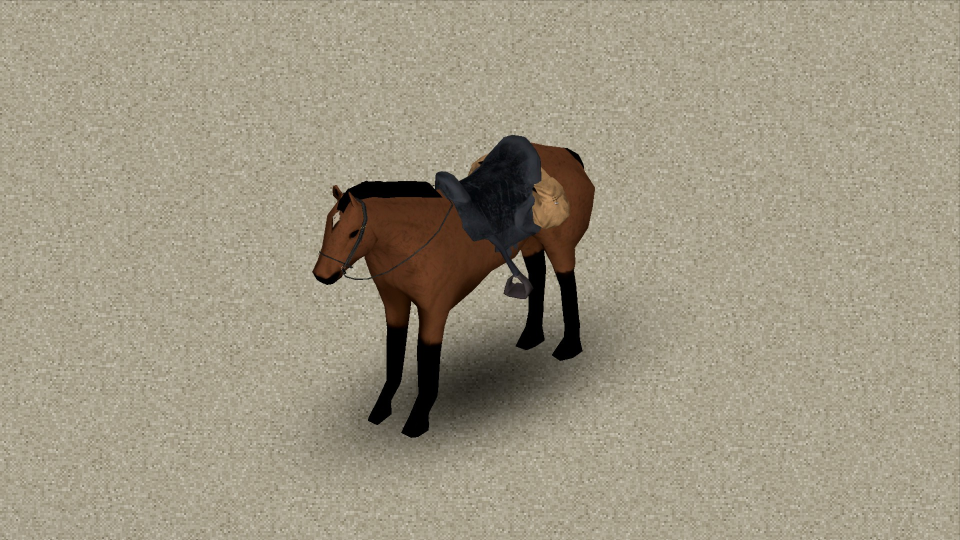
#> input picture Trailer/attachments/reins/black_wide.jpg, 1920 x 1080 px (shown at 1/2 size); its folder holds only this picture in this run
$ python prepare_images.py
#> lines starting #> are read from the running program, lines starting #| are printed output that depends on the picture
"""
Used to generate screenshots of the items with transparent backgrounds
Screenshots are take using the Wiki Tools:
https://github.com/SirDoggyJvla/Wiki-Tools
"""


import os, glob
from PIL import Image

# Get the path to the screenshots folder relative to this script
script_dir = os.path.dirname(os.path.abspath(__file__))
itemType = 'reins'
screenshots_dir = os.path.join(script_dir, 'screenshots', itemType)

# Find all image files (jpg, png, etc.)
image_files = glob.glob(os.path.join(screenshots_dir, '*.png')) + \
              glob.glob(os.path.join(screenshots_dir, '*.jpg')) + \
              glob.glob(os.path.join(screenshots_dir, '*.jpeg'))

corner_top_left = (200, 200)
corner_bottom_right = (800, 800)

output_path = os.path.join(script_dir, 'output', itemType)
os.makedirs(output_path, exist_ok=True)

for img_path in image_files:
    img = Image.open(img_path).convert('RGBA')
    cropped_img = img.crop((corner_top_left[0], corner_top_left[1],
                            corner_bottom_right[0], corner_bottom_right[1]))
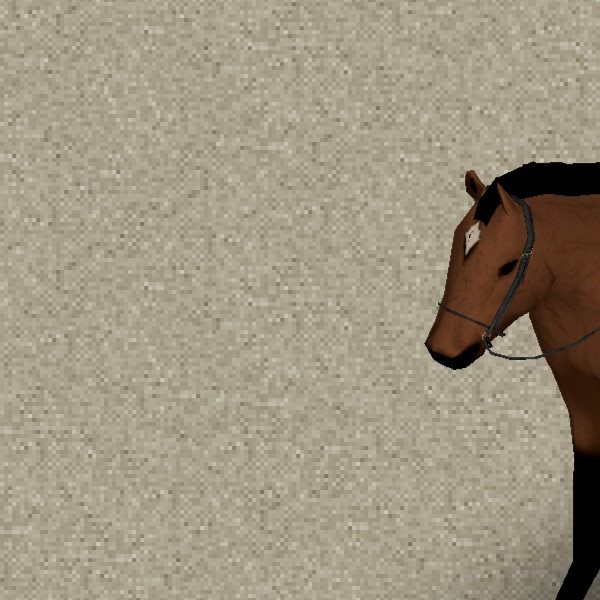
#> cropped_img: PIL image 600x600 RGBA; mean R, G, B, A 158.2, 149.3, 129.5, 255
    # resized_img = cropped_img.resize((512, 512), Image.LANCZOS)
    resized_img = cropped_img

    # Sample green screen color from top-left pixel
    green_pixel = resized_img.getpixel((0, 0))[:3]
#> green_pixel = (177, 170, 151)


    # Replace green screen with transparency using color distance threshold
    datas = resized_img.getdata()
    newData = []
    def color_distance(c1, c2):
        return sum((a - b) ** 2 for a, b in zip(c1, c2)) ** 0.5

    threshold = 200  # Adjust as needed for tolerance
    for item in datas:
        if color_distance(item[:3], green_pixel) < threshold:
            newData.append((255, 255, 255, 0))  # Transparent
        else:
            newData.append(item)
#> this loop made 360000 passes
#> item on passes 1 to 3: (177, 170, 151, 255), (181, 174, 155, 255), (179, 172, 153, 255)
#> after the loop, newData = 360000 items
    resized_img.putdata(newData)
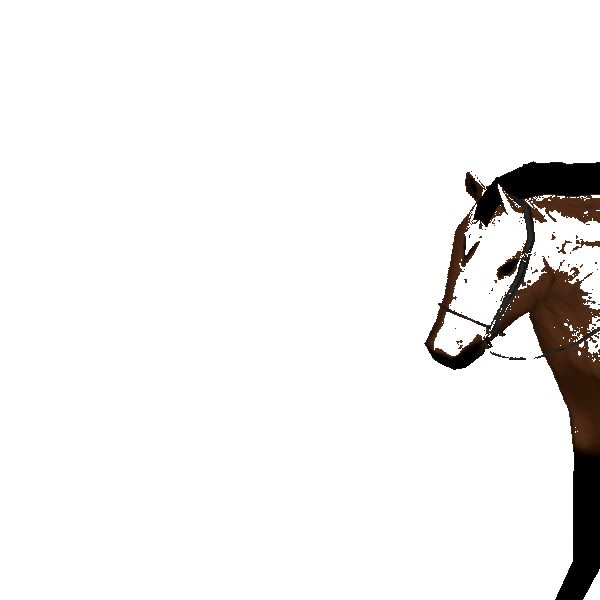
#> resized_img: PIL image 600x600 RGBA; mean R, G, B, A 241, 239.9, 239.2, 16.6; transparent parts drawn white

    # Crop transparent borders
    bbox = resized_img.getbbox()
#> bbox = (424, 161, 600, 600)
    if bbox:
        final_img = resized_img.crop(bbox)
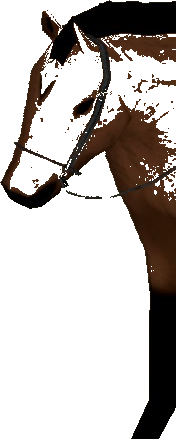
#> final_img: PIL image 176x439 RGBA; mean R, G, B, A 189.8, 184.4, 181.2, 77.4; transparent parts drawn white
    else:
        final_img = resized_img

    output_file_path = os.path.join(output_path, os.path.basename(img_path))
    # Ensure PNG format for RGBA images
    ext = os.path.splitext(output_file_path)[1].lower()
    if ext in ['.jpg', '.jpeg']:
        output_file_path = os.path.splitext(output_file_path)[0] + '.png'
    final_img.save(output_file_path)

$ run again, on Trailer/attachments/reins/brown_wide.jpg
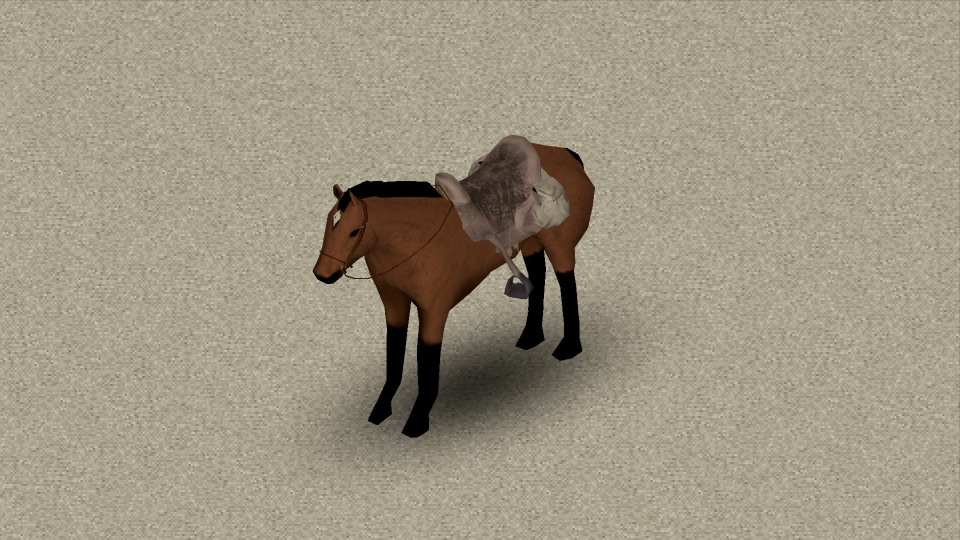
#> input picture Trailer/attachments/reins/brown_wide.jpg, 1920 x 1080 px (shown at 1/2 size)
#> green_pixel = (167, 161, 139)
#> the loop `for item in datas:` made 360000 passes
#> item on passes 1 to 3: (167, 161, 139, 255), (171, 165, 143, 255), (169, 163, 141, 255)
#> after the loop `for item in datas:`: newData = 360000 items
#> `resized_img.putdata(newData)`:
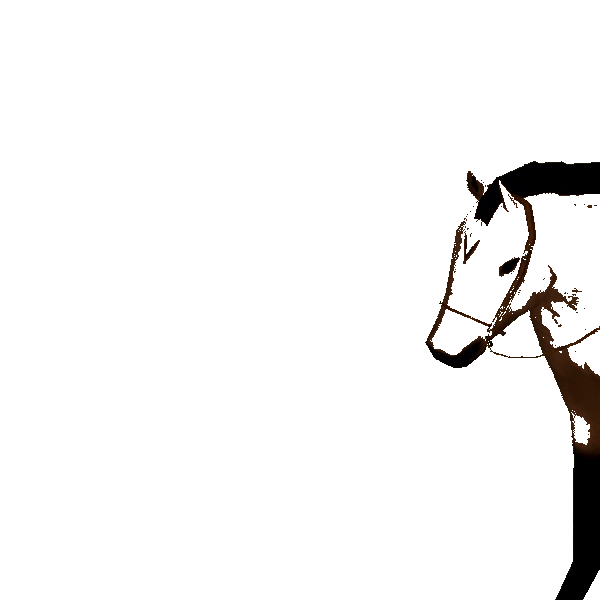
#> resized_img: PIL image 600x600 RGBA; mean R, G, B, A 244.6, 244, 243.6, 11.6; transparent parts drawn white
#> bbox = (425, 161, 600, 600)
#> `final_img = resized_img.crop(bbox)`:
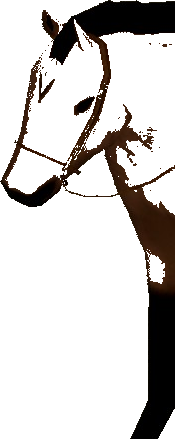
#> final_img: PIL image 175x439 RGBA; mean R, G, B, A 206.4, 203.5, 201.8, 54.3; transparent parts drawn white

$ run again, on Trailer/attachments/reins/crude_wide.jpg
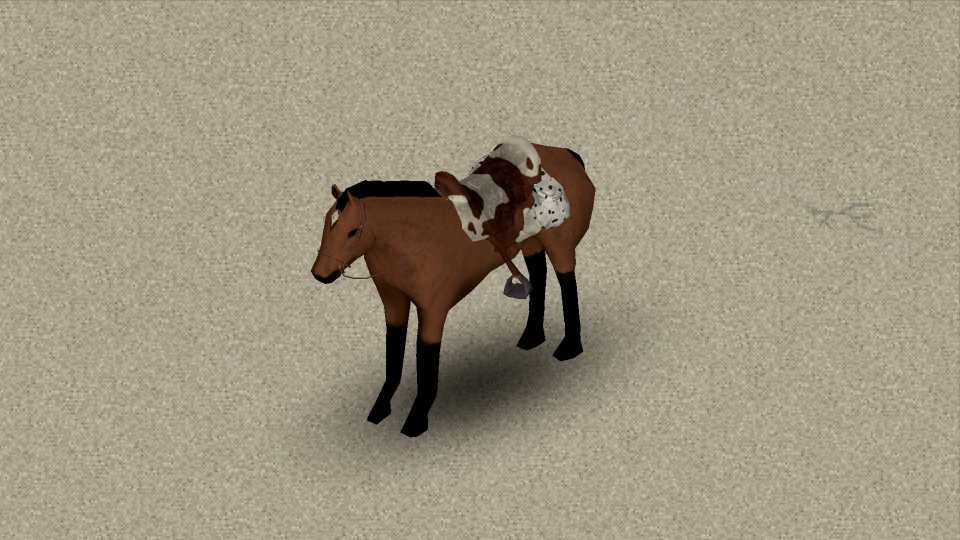
#> input picture Trailer/attachments/reins/crude_wide.jpg, 1920 x 1080 px (shown at 1/2 size)
#> green_pixel = (162, 154, 135)
#> the loop `for item in datas:` made 360000 passes
#> item on passes 1 to 3: (162, 154, 135, 255), (158, 150, 131, 255), (163, 155, 134, 255)
#> after the loop `for item in datas:`: newData = 360000 items
#> `resized_img.putdata(newData)`:
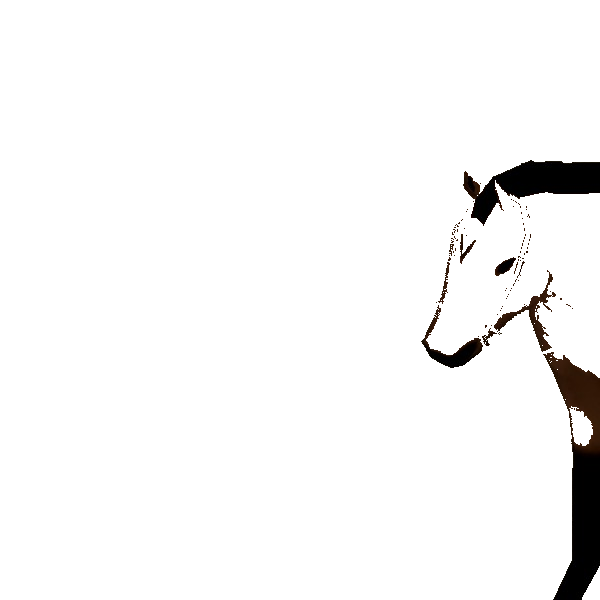
#> resized_img: PIL image 600x600 RGBA; mean R, G, B, A 246.2, 245.8, 245.6, 9.5; transparent parts drawn white
#> bbox = (421, 160, 600, 600)
#> `final_img = resized_img.crop(bbox)`:
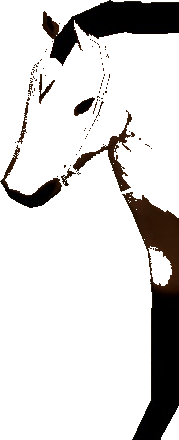
#> final_img: PIL image 179x440 RGBA; mean R, G, B, A 214.6, 213.1, 212.1, 43.5; transparent parts drawn white
